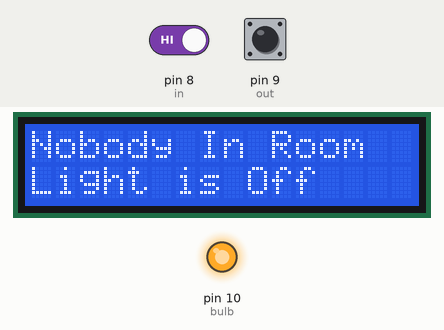
This sketch was run on a simulated Arduino Uno, built with avr-gcc and run on an emulated ATmega328P. Parts: 16×2 character LCD, output pins drawn as LEDs (lit = HIGH). Inputs (shaded band) come from the test bench; at power-on: pin 8 (in) HIGH, pin 9 (out) HIGH.

Above: at 3.2 s.
3.3 s: pin 8 (in) driven LOW
At 3.9 s:
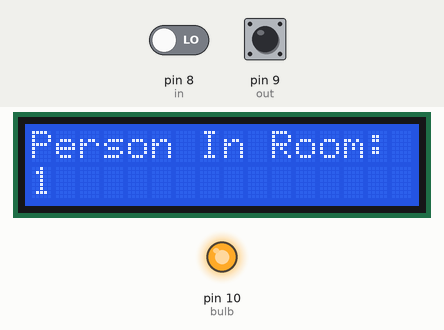
At 4.8 s:
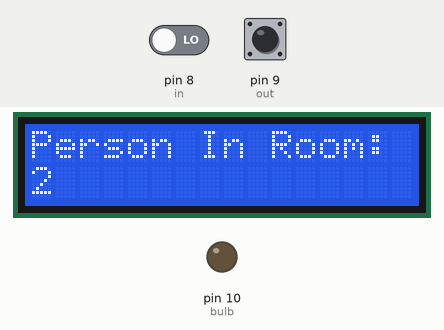
Timing chart, 0 to 6.3 s (numbered marks = the images above; inputs shaded):
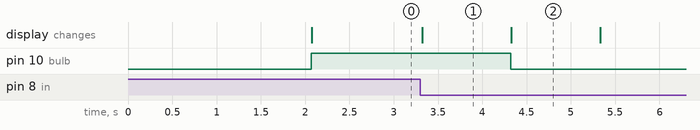

The sketch:

visitor_counter.ino
```cpp
/*
  Hey Guys! Welcome to RENU ROBOTICS
  This is a Simple Project
  Bi - Directional Visitor Counter
  Hope you Like It!!
*/

#include<LiquidCrystal.h>//Declaring the Library

LiquidCrystal lcd(12,11,5,4,3,2);// Setting up lcd

#define in 8  // Defining In Sensor
#define out 9 // Defining Out Sensor
#define bulb 10 //Defining Bulb(Relay)

int count = 0; // Declaring count Value

void setup()
{
  lcd.begin(16,2); // Beggining the lcd
  lcd.print("Visitor Counter"); // Printing "Visitor Counter" to the LCD
  delay(2000); // Delay of 2 seconds
  pinMode(in,INPUT); // Setting up In Sensor as INPUT
  pinMode(out,INPUT); // Setting up Out Sensor as INPUT
  pinMode(bulb,OUTPUT); // Setting up Bulb(Relay) pin as OUTPUT
  lcd.clear(); // Clearing/Erasing the String in LCD
  lcd.print("Person In Room:"); // Printing "Person in Room" to the LCD
  lcd.setCursor(0,1); // Setting Cursor to Print the Counting
  lcd.print(count); // Printing the Couting
}

void loop()
{
  int in_value = digitalRead(in); // Setting Variables & Reading Values from In Sensor
  int out_value = digitalRead(out); // Setting Variables & Reading Values from Out Sensor

  if(in_value == LOW)
  {
    count++;
    lcd.clear();
    lcd.print("Person In Room:");
    lcd.setCursor(0,1);
    lcd.print(count);
    delay(1000);
  }                                                        // Conditions

  if(out_value == LOW)
  {
    count--;
    lcd.clear();
    lcd.print("Person In Room:");
    lcd.setCursor(0,1);
    lcd.print(count);
    delay(1000);
  }                                                        // Conditions


  if(count==0)
  {
    lcd.clear();
    digitalWrite(bulb,HIGH);
    lcd.clear();
    lcd.print("Nobody In Room");
    lcd.setCursor(0,1);
    lcd.print("Light is Off");
    delay(200);
  }                                                       // Conditions

  else
  {
    digitalWrite(bulb,LOW);
  }                                                      // Conditions
}
```

Measured:
- after the input at 3.3 s, pin 10 (bulb): HIGH → LOW after 1.0 s; the display: changes at once (image 1)
- what the display in image 1 shows lasts 1.0 s, from 3.3 s to 4.3 s
